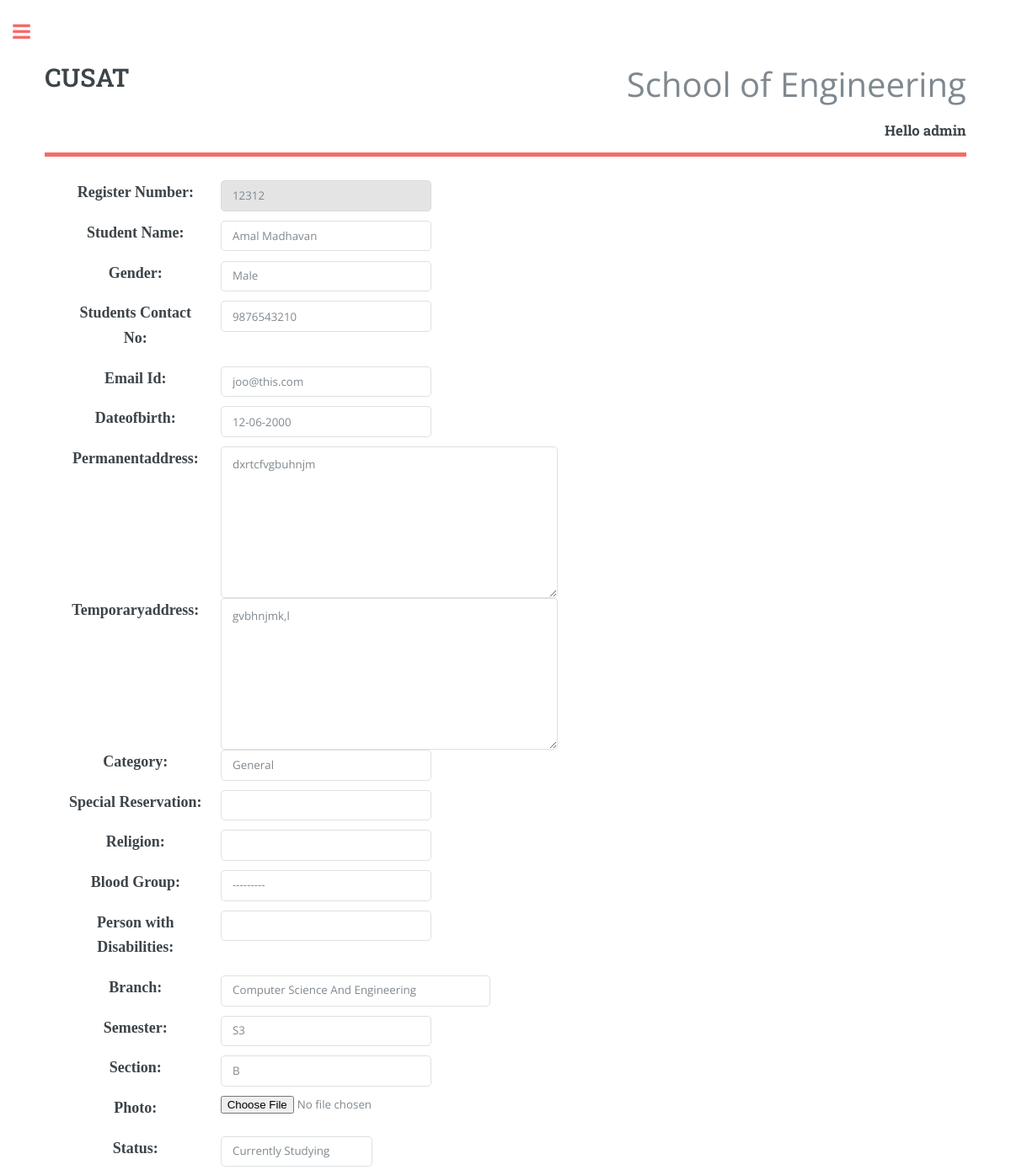
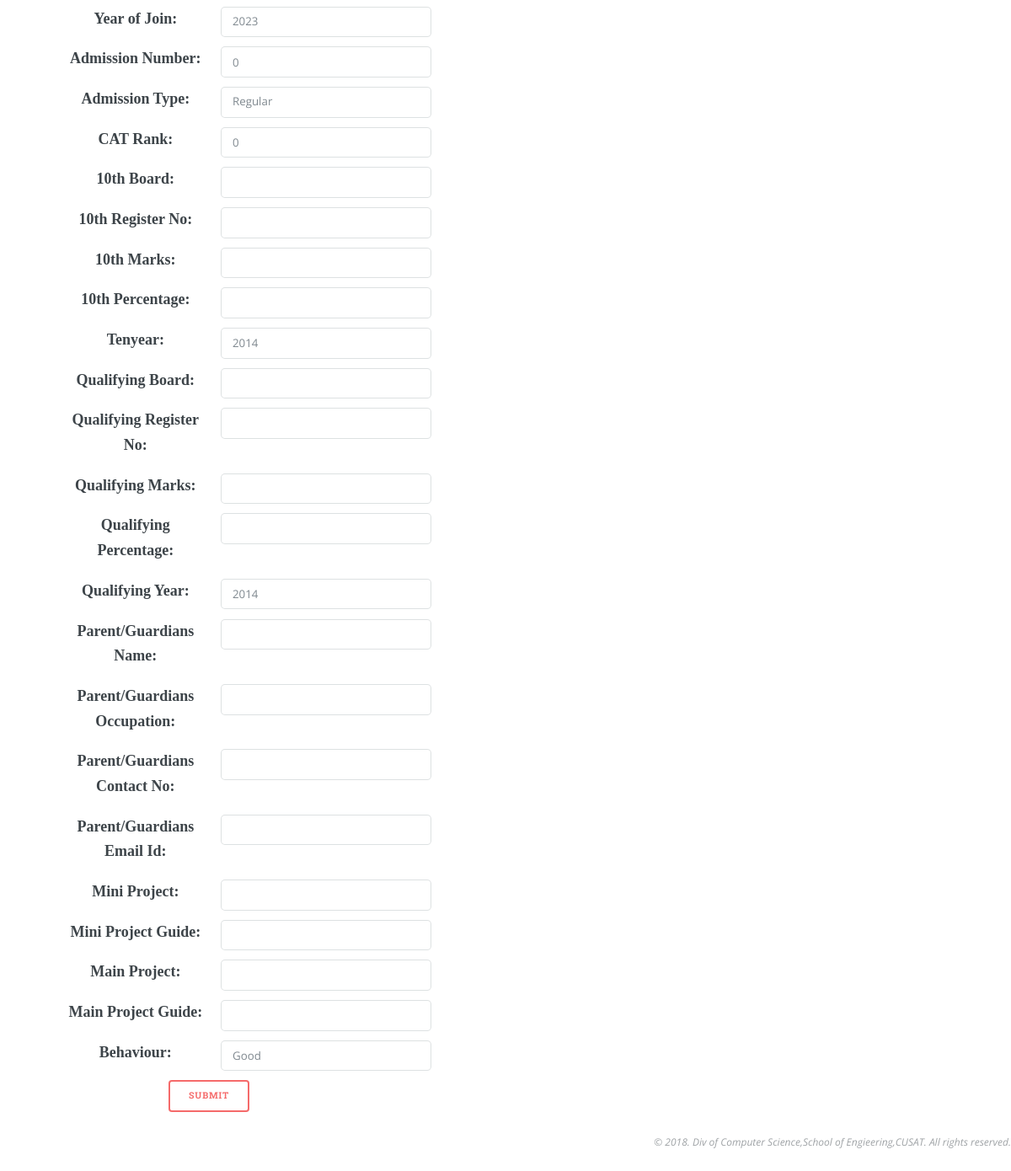
The app's page /student/edit/12312/ (signed in) with its own data (2 pictures, top to bottom).
### student/models.py (models this page shows, shortened)
class Student(models.Model):
    SECTION = (('A', 'A'), ('B', 'B'))
    STATUS = (('Active', 'Currently Studying'), ('Pass out', 'Course Completed'),
              ('Drop out', 'Drop out '))
    BLOODGROUPS = (('A+ve', 'A+ve'), ('A-ve', 'A-ve'), ('B+ve', 'B+ve'),
                   ('B-ve', 'B-ve'), ('AB+ve', 'AB+ve'), ('AB-ve', 'AB-ve'),
                   ('O+ve', 'O+ve'), ('O-ve', 'O-ve'),)
    GENDER = (('M', 'Male'), ('F', 'Female'))
    limit = datetime.datetime.today().year + 1
    YEARS = tuple([(x, x) for x in range(2015, 2025)])
    ADMISSION_TYPE = (('Regular', 'Regular'), ('Lateral Entry', 'Lateral Entry'))
    regno = models.IntegerField(primary_key=True, verbose_name='Register Number')
    name = models.CharField(max_length=30, verbose_name='Name')
    gender = models.CharField(max_length=6, choices=GENDER, default='M')
    studentcontactno = models.CharField(max_length=15, verbose_name='Students Contact No', null=True, blank=True)
    emailid = models.CharField(max_length=80, verbose_name=u'Email Id', null=True, blank=True)
    dateofbirth = models.DateField(default='2000-01-01')
    permanentaddress = models.CharField(max_length=150, verbose_name='Permanent Address', null=True, blank=True)
    temporaryaddress = models.CharField(max_length=150, verbose_name='Temporary Address', null=True, blank=True)
    category = models.CharField(max_length=20, default='General')
    specialreservation = models.CharField(max_length=30, verbose_name='Special Reservation', null=True, blank=True)
    religion = models.CharField(max_length=15, null=True, blank=True)
    bloodgroup = models.CharField(max_length=6, verbose_name='Blood Group', choices=BLOODGROUPS, null=True, blank=True)
    personwithdisabilities = models.CharField(max_length=40, verbose_name='Person with Disabilities', null=True,
                                              blank=True)
    branch = models.CharField(max_length=15, choices=DEPARTMENTS)
    cursem = models.CharField(max_length=2, choices=SEMESTERS, verbose_name='Semester')
    section = models.CharField(max_length=1, choices=SECTION)
    photo = models.FileField(upload_to=student_photo_location, null=True, blank=True)
    status = models.CharField(max_length=20, choices=STATUS, default='Active')
    join = models.IntegerField(choices=YEARS, verbose_name='Year Of Join')
    admissionno = models.IntegerField(verbose_name='Admission Number', default='0')
    admtype = models.CharField(max_length=20, choices=ADMISSION_TYPE, default='Regular')
    catrank = models.IntegerField(verbose_name='CAT Rank', default='0')
    tenboard = models.CharField(max_length=20, verbose_name='10th Board', null=True, blank=True)
    tenregisterno = models.CharField(max_length=20, verbose_name='10th Register No', null=True, blank=True)
    tenmarks = models.IntegerField(verbose_name='10th Marks', null=True, blank=True)
    tenpercentage = models.DecimalField(max_digits=5, decimal_places=2, verbose_name='10th Percentage', null=True,
                                        blank=True)
    tenyear = models.IntegerField(default='0')
    qualifyingboard = models.CharField(max_length=20, verbose_name='Qualifying Board', null=True, blank=True)
    qualifyingregisterno = models.IntegerField(verbose_name='Qualifying Register No', null=True, blank=True)
    qualifyingmarks = models.IntegerField(verbose_name='Qualifying Marks', null=True, blank=True)
    qualifyingpercentage = models.DecimalField(max_digits=5, decimal_places=2, verbose_name='Qualifying Percentage',
                                               null=True, blank=True)
    qualifyingyear = models.IntegerField(verbose_name='Qualifying Year', null=True, blank=True)
    parentorguardianname = models.CharField(max_length=50, verbose_name='Parent/Guardians Name', null=True, blank=True)
    parentorguardianoccupation = models.CharField(max_length=25, verbose_name='Parent/Guardians Occupation', null=True,
                                                  blank=True)
    parentorguardiancontactno = models.CharField(max_length=15, verbose_name='Parent/Guardians Contact No', null=True,
                                                 blank=True)
    parentorguardianemailid = models.CharField(max_length=50, verbose_name='Parent/Guardians Email Id', null=True,
                                               blank=True)
    miniproject = models.CharField(max_length=100, verbose_name='Mini Project', null=True, blank=True)
    miniprojectguide = models.CharField(max_length=25, verbose_name='Mini Project Guide', null=True, blank=True)
    mainproject = models.CharField(max_length=100, verbose_name='Main Project', null=True, blank=True)
    mainprojectguide = models.CharField(max_length=25, verbose_name='Main Project Guide', null=True, blank=True)
    behaviour = models.CharField(max_length=100, default='Good', null=True, blank=True)
    class Meta:
        ordering = ('regno',)  # 'ordering' must be a tuple or list (even if you want to order by only one field).

### student/views.py (the view)
# urls.py: url(r'^edit/(?P<pk>[0-9]+)/$', views.student_update, name='update'),
def student_update(request, pk):
    instance = get_object_or_404(Student, regno=pk)
    student = StudentUpdateForm(request.POST or None, request.FILES or None, instance=instance)
    if student.is_valid():
        instance = student.save(commit=False)
        instance.save()
        return redirect('student:search')
    context = {
        "form": student,
        "title": 'Edit Student',
    }
    return render(request, 'student/student_form.html', context)

### student/forms.py
class StudentUpdateForm(forms.ModelForm):
    regno = forms.IntegerField(disabled=True, widget=forms.TextInput(attrs={'size': 2}))
    permanentaddress = forms.CharField(widget=forms.Textarea())
    temporaryaddress = forms.CharField(widget=forms.Textarea())
    class Meta:
        model = Student
        fields = '__all__'
    def __init__(self, *args, **kwargs):
        super(StudentUpdateForm, self).__init__(*args, **kwargs)
        self.fields['permanentaddress'].widget.attrs['style'] = 'width:400px;height:180px'
        self.fields['temporaryaddress'].widget.attrs['style'] = 'width:400px;height:180px'
        self.fields['status'].widget.attrs['style'] = 'width:180px;'
        self.fields['branch'].widget.attrs['style'] = 'width:320px;'
        self.fields['regno'].label = 'Register Number'
        self.fields['name'].label = 'Student Name'
        self.fields['cursem'].label = 'Semester'
        self.fields['join'].label = 'Year of Join'
        self.fields['admtype'].label = 'Admission Type'

### templates/student/student_form.html (shortened to what this page needs)
{% extends "base.html" %}

### templates/base.html (shortened to what this page needs)
<!DOCTYPE HTML>
<html>
{% load static %}
<head>
    <link rel="stylesheet" href="{% static 'css/main.css' %}"/>
</head>
<body>
<div id="wrapper">
    <div id="main">
        <div class="inner">
            <header id="header">
                <div class="12u 12u$(small)">
                    <a href="http://www.cusat.ac.in" class="logo"
                       style="padding-top:10px;font-size:30px;"><strong>CUSAT</strong></a>
                    <weak style="font-size:40px;float:right"> School of Engineering</weak>
                    <ul class="icons">
                        <div class="box alt">
                            <div class="u u$(small)">
                                {% if user.is_authenticated %}
                                <p3 style="float:right"><h3>Hello {{ request.user.username }}</h3></p3>
                                {% endif %}
                            </div>
                        </div>
                    </ul>
                </div>
            </header>
        </div>
        {% block form %}
        <section>
            {% block formhead %}
            <form action="" method="post" enctype="multipart/form-data"> {% endblock formhead %}
                {% for field in form %}
                <div class="row" style="margin-left: 50px;width: auto">
                    <div style="text-align: center;" class="4u 12u$(medium)">
                        <div class="row">
                            <div class="6u 12u$(medium)"
                                 style="align-content: center;font-size: 20px;
                                 font-weight: 200;font-family:'Monotype Corsiva';">
                                {{ field.label_tag }}
                            </div>
                            <div class="6u 12u$(medium)" style="align-content: center;
                                     width: 150px">
                                {{ field }}
                            </div>
                        </div>
                    </div>
                </div>
                {% endfor %}
                <div style="margin-left: 200px">
                    <button type="submit">Submit</button>
                </div>
            </form>
        </section>
        {% endblock form %}
    </div>
</div>
<footer id="footer">
    <p class="copyright" style="float:right"> &nbsp&nbsp&nbsp&nbsp&nbsp <i> &copy; 2018. Div of Computer Science,School
        of Engieering,CUSAT. All rights reserved.</i></p>
</footer>
</body>
</html>

### records on screen
Student: form "12312" "Amal Madhavan" "Male" "9876543210" "joo@this.com" "12-06-2000" "dxrtcfvgbuhnjm" "gvbhnjmk,l" "General" "---------" "Computer Science And Engineering" "S3" "B" "Currently Studying" "2023" "0" "Regular" "0" "2014" "2014" "Good"

### other values on screen
{{ request.user.username }} "admin"
{{ field.label_tag }} "Register Number:" "Student Name:" "Gender:" "Students Contact No:" "Email Id:" "Dateofbirth:" "Permanentaddress:" "Temporaryaddress:" "Category:" "Special Reservation:" "Religion:" "Blood Group:" "Person with Disabilities:" "Branch:" "Semester:" "Section:" "Photo:" "Status:" "Year of Join:" "Admission Number:" "Admission Type:" "CAT Rank:" "10th Board:" "10th Register No:" "10th Marks:" "10th Percentage:" "Tenyear:" "Qualifying Board:" "Qualifying Register No:" "Qualifying Marks:" "Qualifying Percentage:" "Qualifying Year:" "Parent/Guardians Name:" "Parent/Guardians Occupation:" "Parent/Guardians Contact No:" "Parent/Guardians Email Id:" "Mini Project:" "Mini Project Guide:" "Main Project:" "Main Project Guide:" "Behaviour:"
